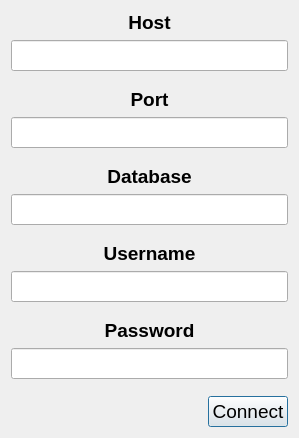
<?xml version="1.0" encoding="UTF-8"?>
<ui version="4.0">
 <class>ConnectionDialog</class>
 <widget class="QDialog" name="ConnectionDialog">
  <property name="geometry">
   <rect>
    <x>0</x>
    <y>0</y>
    <width>299</width>
    <height>438</height>
   </rect>
  </property>
  <property name="windowTitle">
   <string>Connection</string>
  </property>
  <layout class="QVBoxLayout" name="verticalLayout">
   <item>
    <widget class="QLabel" name="labelHost">
     <property name="font">
      <font>
       <pointsize>14</pointsize>
       <weight>75</weight>
       <bold>true</bold>
      </font>
     </property>
     <property name="text">
      <string>Host</string>
     </property>
     <property name="alignment">
      <set>Qt::AlignCenter</set>
     </property>
    </widget>
   </item>
   <item>
    <widget class="QLineEdit" name="leHost">
     <property name="font">
      <font>
       <pointsize>14</pointsize>
      </font>
     </property>
    </widget>
   </item>
   <item>
    <spacer name="vs_1">
     <property name="orientation">
      <enum>Qt::Vertical</enum>
     </property>
     <property name="sizeHint" stdset="0">
      <size>
       <width>20</width>
       <height>40</height>
      </size>
     </property>
    </spacer>
   </item>
   <item>
    <widget class="QLabel" name="labelPort">
     <property name="font">
      <font>
       <pointsize>14</pointsize>
       <weight>75</weight>
       <bold>true</bold>
      </font>
     </property>
     <property name="text">
      <string>Port</string>
     </property>
     <property name="alignment">
      <set>Qt::AlignCenter</set>
     </property>
    </widget>
   </item>
   <item>
    <widget class="QLineEdit" name="lePort">
     <property name="font">
      <font>
       <pointsize>14</pointsize>
      </font>
     </property>
    </widget>
   </item>
   <item>
    <spacer name="vs_2">
     <property name="orientation">
      <enum>Qt::Vertical</enum>
     </property>
     <property name="sizeHint" stdset="0">
      <size>
       <width>20</width>
       <height>40</height>
      </size>
     </property>
    </spacer>
   </item>
   <item>
    <widget class="QLabel" name="lableDatabase">
     <property name="font">
      <font>
       <pointsize>14</pointsize>
       <weight>75</weight>
       <bold>true</bold>
      </font>
     </property>
     <property name="text">
      <string>Database</string>
     </property>
     <property name="alignment">
      <set>Qt::AlignCenter</set>
     </property>
    </widget>
   </item>
   <item>
    <widget class="QLineEdit" name="leDatabase">
     <property name="font">
      <font>
       <pointsize>14</pointsize>
      </font>
     </property>
    </widget>
   </item>
   <item>
    <spacer name="vs_3">
     <property name="orientation">
      <enum>Qt::Vertical</enum>
     </property>
     <property name="sizeHint" stdset="0">
      <size>
       <width>20</width>
       <height>40</height>
      </size>
     </property>
    </spacer>
   </item>
   <item>
    <widget class="QLabel" name="labelUsername">
     <property name="font">
      <font>
       <pointsize>14</pointsize>
       <weight>75</weight>
       <bold>true</bold>
      </font>
     </property>
     <property name="text">
      <string>Username</string>
     </property>
     <property name="alignment">
      <set>Qt::AlignCenter</set>
     </property>
    </widget>
   </item>
   <item>
    <widget class="QLineEdit" name="leUsername">
     <property name="font">
      <font>
       <pointsize>14</pointsize>
      </font>
     </property>
    </widget>
   </item>
   <item>
    <spacer name="vs_4">
     <property name="orientation">
      <enum>Qt::Vertical</enum>
     </property>
     <property name="sizeHint" stdset="0">
      <size>
       <width>20</width>
       <height>40</height>
      </size>
     </property>
    </spacer>
   </item>
   <item>
    <widget class="QLabel" name="labelPassword">
     <property name="font">
      <font>
       <pointsize>14</pointsize>
       <weight>75</weight>
       <bold>true</bold>
      </font>
     </property>
     <property name="text">
      <string>Password</string>
     </property>
     <property name="alignment">
      <set>Qt::AlignCenter</set>
     </property>
    </widget>
   </item>
   <item>
    <widget class="QLineEdit" name="lePassword">
     <property name="font">
      <font>
       <pointsize>14</pointsize>
      </font>
     </property>
     <property name="echoMode">
      <enum>QLineEdit::Password</enum>
     </property>
    </widget>
   </item>
   <item>
    <spacer name="vs_5">
     <property name="orientation">
      <enum>Qt::Vertical</enum>
     </property>
     <property name="sizeHint" stdset="0">
      <size>
       <width>20</width>
       <height>40</height>
      </size>
     </property>
    </spacer>
   </item>
   <item>
    <layout class="QHBoxLayout" name="hl_button">
     <item>
      <spacer name="hs_1">
       <property name="orientation">
        <enum>Qt::Horizontal</enum>
       </property>
       <property name="sizeHint" stdset="0">
        <size>
         <width>40</width>
         <height>20</height>
        </size>
       </property>
      </spacer>
     </item>
     <item>
      <widget class="QPushButton" name="bConnect">
       <property name="font">
        <font>
         <pointsize>14</pointsize>
        </font>
       </property>
       <property name="text">
        <string>Connect</string>
       </property>
      </widget>
     </item>
    </layout>
   </item>
  </layout>
 </widget>
 <resources/>
 <connections/>
</ui>
